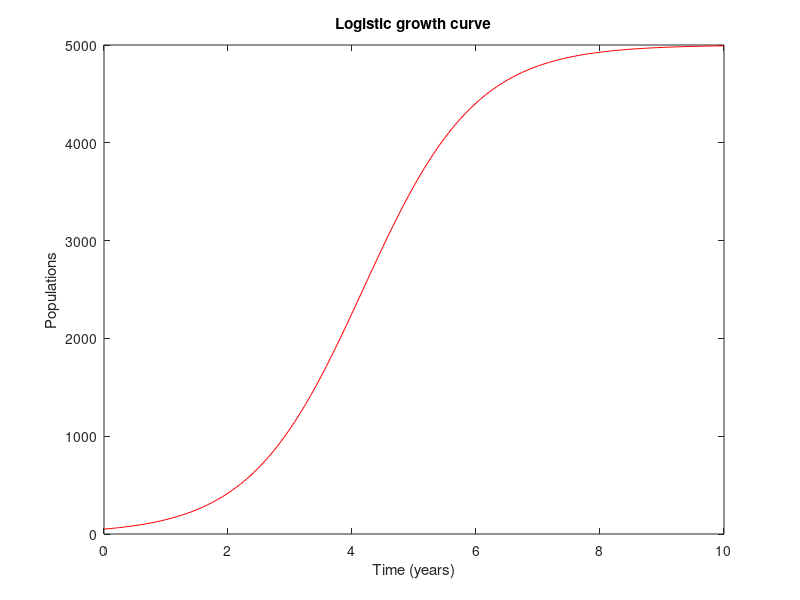

Source code (MATLAB):
%{
% Author: Brennen Green
% Assignment: EGR102-001 Logistic Growth Plot
% Date: 10/15/2019
% Purpose: Plot the logistic growth function
%}

NOMINAL_WEIGHT = 4.13;
TOLERANCE = 0.25;
MAX = NOMINAL_WEIGHT + TOLERANCE;
MIN = NOMINAL_WEIGHT - TOLERANCE;

P = 50;
K = 5000;
r = 1.1;

time = (0:1/12:10);
numPoints = length(time);
populations = zeros(1, numPoints);

for i = 1:numPoints
   t = time(i);
   exp_growth = P * exp(r * t);
   populations(i) = (K * exp_growth) / (K + exp_growth - P);
end

plot(time, populations, 'r');
title('Logistic growth curve');
xlabel('Time (years)');
ylabel('Populations');

